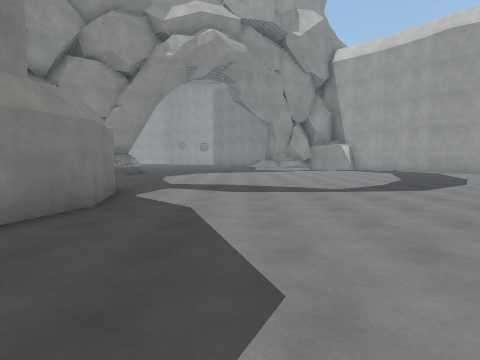
view 1 (above)

17 first-person views from a walk through a 3-D level made in the Unity game engine. The camera is 1.4 m above the floor, tilts 4° down and sees 75° across. The floor is counted in squares, 2 m on a side. Each view is taken from the middle of a square. On the plan, view 1 faces up. The plan holds only what a view shows up to about 10 squares ahead; the rest is blank. The place goes on beyond the plan. Surface patterns are stand-ins for the level's own textures.

view 2
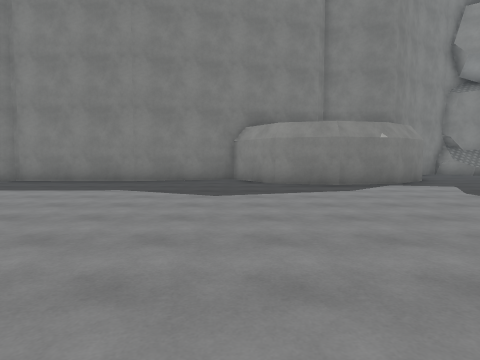

view 3
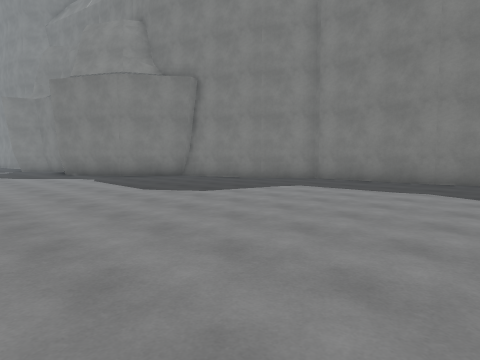

view 4
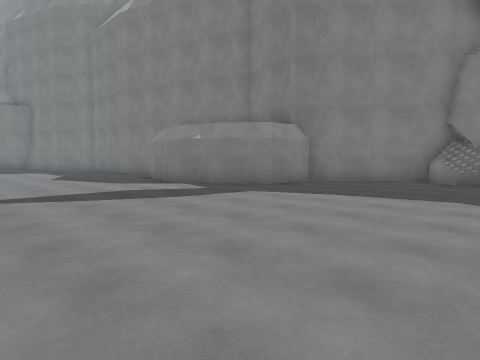

view 5
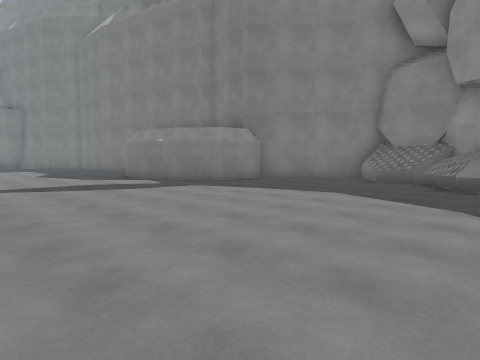

view 6
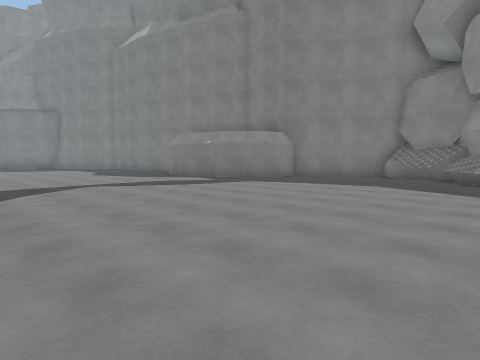

view 7
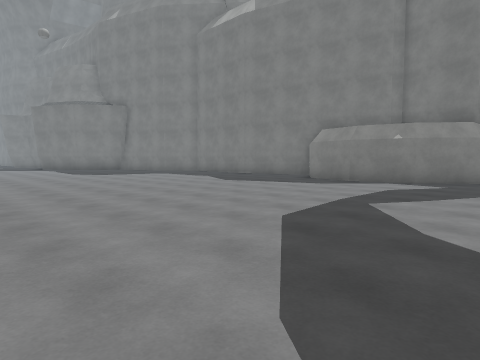

view 8
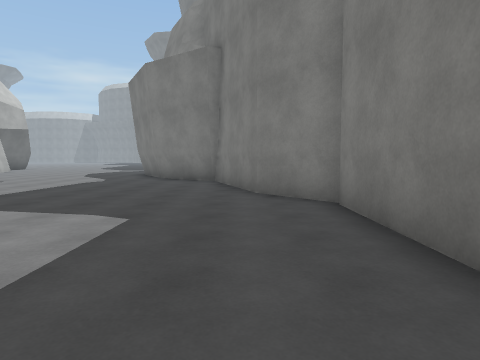

view 9
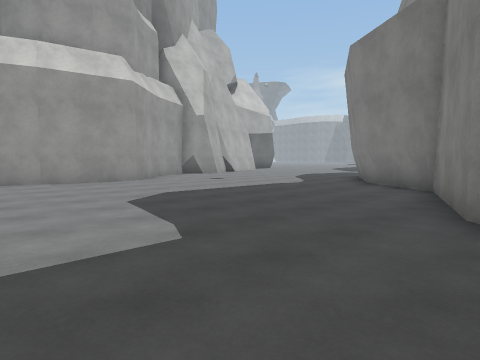

view 10
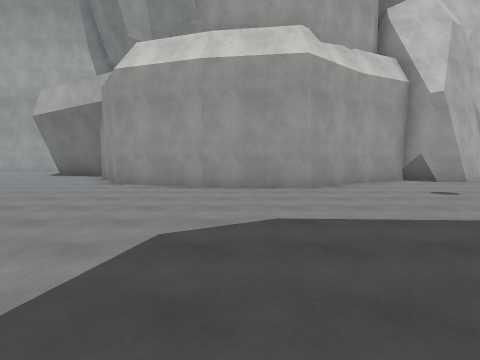

view 11
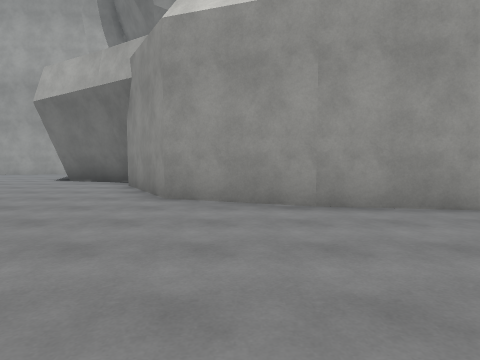

view 12
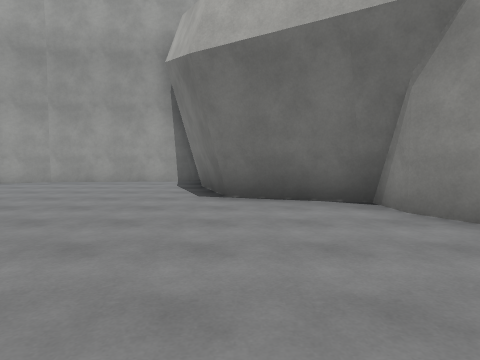

view 13
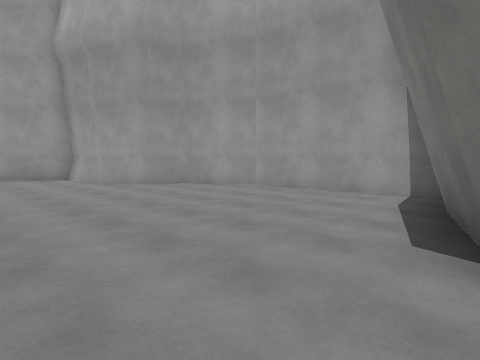

view 14
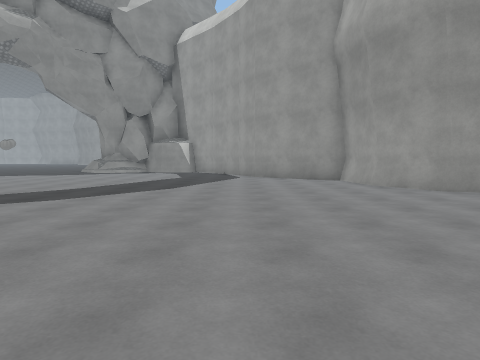

view 15
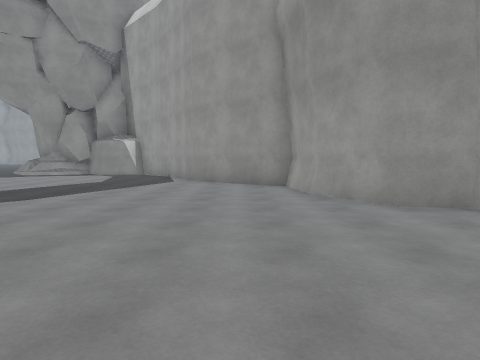

view 16
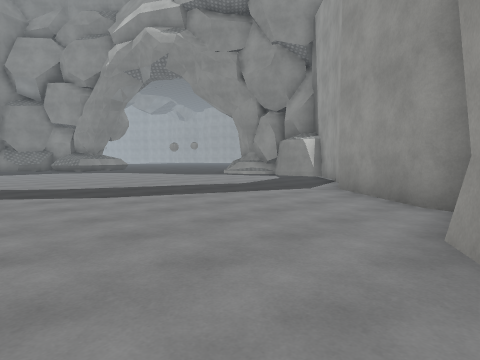

view 17
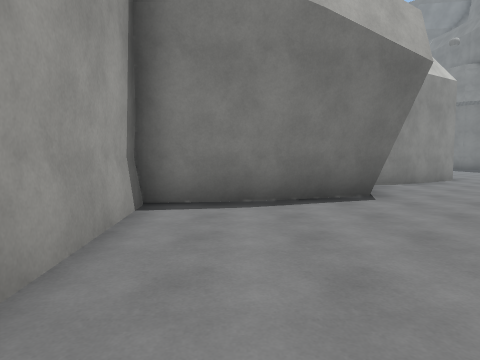

### Floor plan
Points are (right, up) in squares from view 1. A wall is a line through its corners. A room is listed if a view was taken in it or the views show most of it. See-through windows are left out.
Room 1 (views 1, 2, 3, 4, 5, 6, 7, 8, 9, 10, 11, 12, 13, 14, 15, 16, 17)
walls: (10.4, -0.2) (10.7, 0.3); (10.6, 0.1) (11.3, 2.3) (13.8, 3.1); (6.5, -4.1) (7.4, -1.7) (10, -0.1) (10.8, -0.1); (-4, 0.9) (-3.5, -1.2) (-3.5, -4.9) (-2.3, -6.3); (13.5, 3.1) (15.5, 3.3) (15.1, 7.6) (14.3, 9.3) (13.4, 9.5) (12.5, 11) (12.3, 12.8) (11.8, 12.9) (9.6, 14.6) (9.4, 15); (-6.7, 9.1) (-5.3, 7.7) (-3.6, 7.6) (-2.5, 6.3) (-2.2, 4.6) (-2.6, 3) (-4, 2); (-2.1, -6.2) (-1.3, -9.5); (-6.4, 11.3) (-7.4, 10.4); (-7, 10.8) (-7.6, 10.6) (-6.6, 9); (7.9, -8.5) (6.1, -6.5) (6.5, -4); (-1.2, -9.2) (0.6, -10.5); (-6.7, 13.5) (-7.1, 13.1) (-6.3, 12.3); (8.2, -10.4) (8.8, -10.1) (7.8, -8.4); (8.2, -10.6) (8.7, -10)
low walls: (10.8, -0.1) (11.4, 1.8); (-6.3, 12.3) (-6.4, 11.3); (-4.7, 14) (-4.6, 13.6) (-5.9, 12.7)

Positions as (right, up) in squares from view 1, and headings:
1: (0, 0), facing up
2: (6, 2), facing left
3: (6, 1), facing down-left
4: (3, 13), facing down-left
5: (3, 15), facing down-left
6: (5, 15), facing down-left
7: (7, 9), facing down-left
8: (-2, 0), facing down
9: (-3, -2), facing down-right
10: (-1, -5), facing right
11: (2, -3), facing right
12: (6, 2), facing right
13: (9, 2), facing up-right
14: (9, 3), facing up
15: (11, 5), facing up
16: (13, 8), facing up-left
17: (14, 8), facing down
